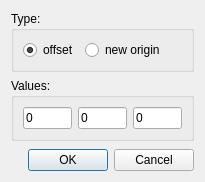
<?xml version="1.0" encoding="UTF-8"?>
<ui version="4.0">
 <class>pqSQTranslateDialogForm</class>
 <widget class="QDialog" name="pqSQTranslateDialogForm">
  <property name="geometry">
   <rect>
    <x>0</x>
    <y>0</y>
    <width>205</width>
    <height>182</height>
   </rect>
  </property>
  <property name="windowTitle">
   <string>Dialog</string>
  </property>
  <layout class="QVBoxLayout" name="verticalLayout">
   <item>
    <widget class="QGroupBox" name="groupBox">
     <property name="title">
      <string>Type:</string>
     </property>
     <property name="flat">
      <bool>false</bool>
     </property>
     <layout class="QHBoxLayout" name="horizontalLayout_2">
      <item>
       <widget class="QRadioButton" name="typeOffset">
        <property name="text">
         <string>offset</string>
        </property>
        <property name="checked">
         <bool>true</bool>
        </property>
       </widget>
      </item>
      <item>
       <widget class="QRadioButton" name="typeNewOrigin">
        <property name="text">
         <string>new origin</string>
        </property>
       </widget>
      </item>
      <item>
       <spacer name="horizontalSpacer">
        <property name="orientation">
         <enum>Qt::Horizontal</enum>
        </property>
        <property name="sizeHint" stdset="0">
         <size>
          <width>0</width>
          <height>20</height>
         </size>
        </property>
       </spacer>
      </item>
     </layout>
    </widget>
   </item>
   <item>
    <widget class="QGroupBox" name="groupBox_2">
     <property name="title">
      <string>Values:</string>
     </property>
     <layout class="QHBoxLayout" name="horizontalLayout">
      <item>
       <widget class="QLineEdit" name="tx">
        <property name="text">
         <string>0</string>
        </property>
       </widget>
      </item>
      <item>
       <widget class="QLineEdit" name="ty">
        <property name="text">
         <string>0</string>
        </property>
       </widget>
      </item>
      <item>
       <widget class="QLineEdit" name="tz">
        <property name="text">
         <string>0</string>
        </property>
       </widget>
      </item>
     </layout>
    </widget>
   </item>
   <item>
    <spacer name="verticalSpacer">
     <property name="orientation">
      <enum>Qt::Vertical</enum>
     </property>
     <property name="sizeHint" stdset="0">
      <size>
       <width>20</width>
       <height>1</height>
      </size>
     </property>
    </spacer>
   </item>
   <item>
    <widget class="QDialogButtonBox" name="buttonBox">
     <property name="orientation">
      <enum>Qt::Horizontal</enum>
     </property>
     <property name="standardButtons">
      <set>QDialogButtonBox::Cancel|QDialogButtonBox::Ok</set>
     </property>
    </widget>
   </item>
  </layout>
 </widget>
 <resources/>
 <connections>
  <connection>
   <sender>buttonBox</sender>
   <signal>accepted()</signal>
   <receiver>pqSQTranslateDialogForm</receiver>
   <slot>accept()</slot>
   <hints>
    <hint type="sourcelabel">
     <x>248</x>
     <y>254</y>
    </hint>
    <hint type="destinationlabel">
     <x>157</x>
     <y>274</y>
    </hint>
   </hints>
  </connection>
  <connection>
   <sender>buttonBox</sender>
   <signal>rejected()</signal>
   <receiver>pqSQTranslateDialogForm</receiver>
   <slot>reject()</slot>
   <hints>
    <hint type="sourcelabel">
     <x>316</x>
     <y>260</y>
    </hint>
    <hint type="destinationlabel">
     <x>286</x>
     <y>274</y>
    </hint>
   </hints>
  </connection>
 </connections>
</ui>
